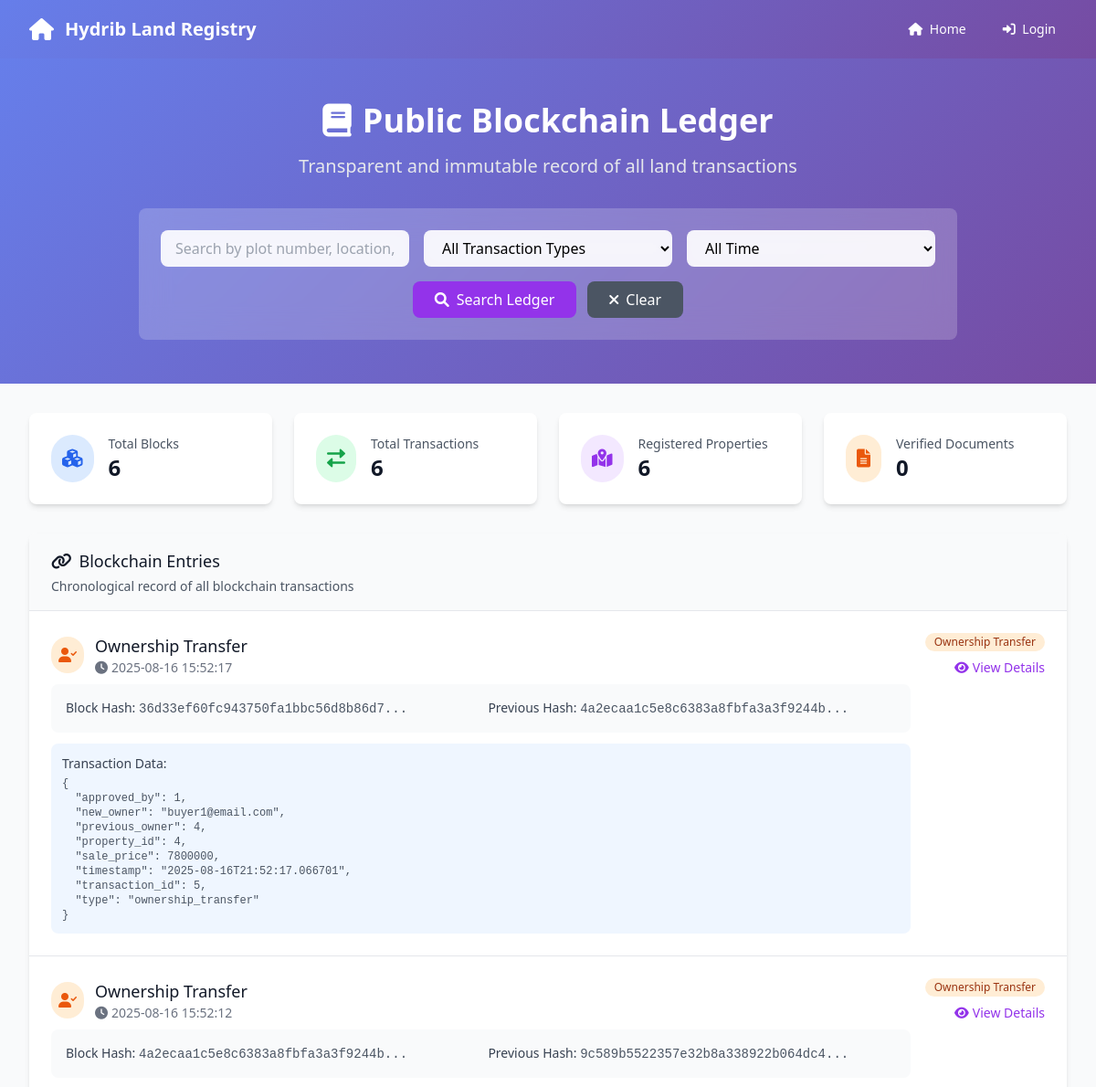
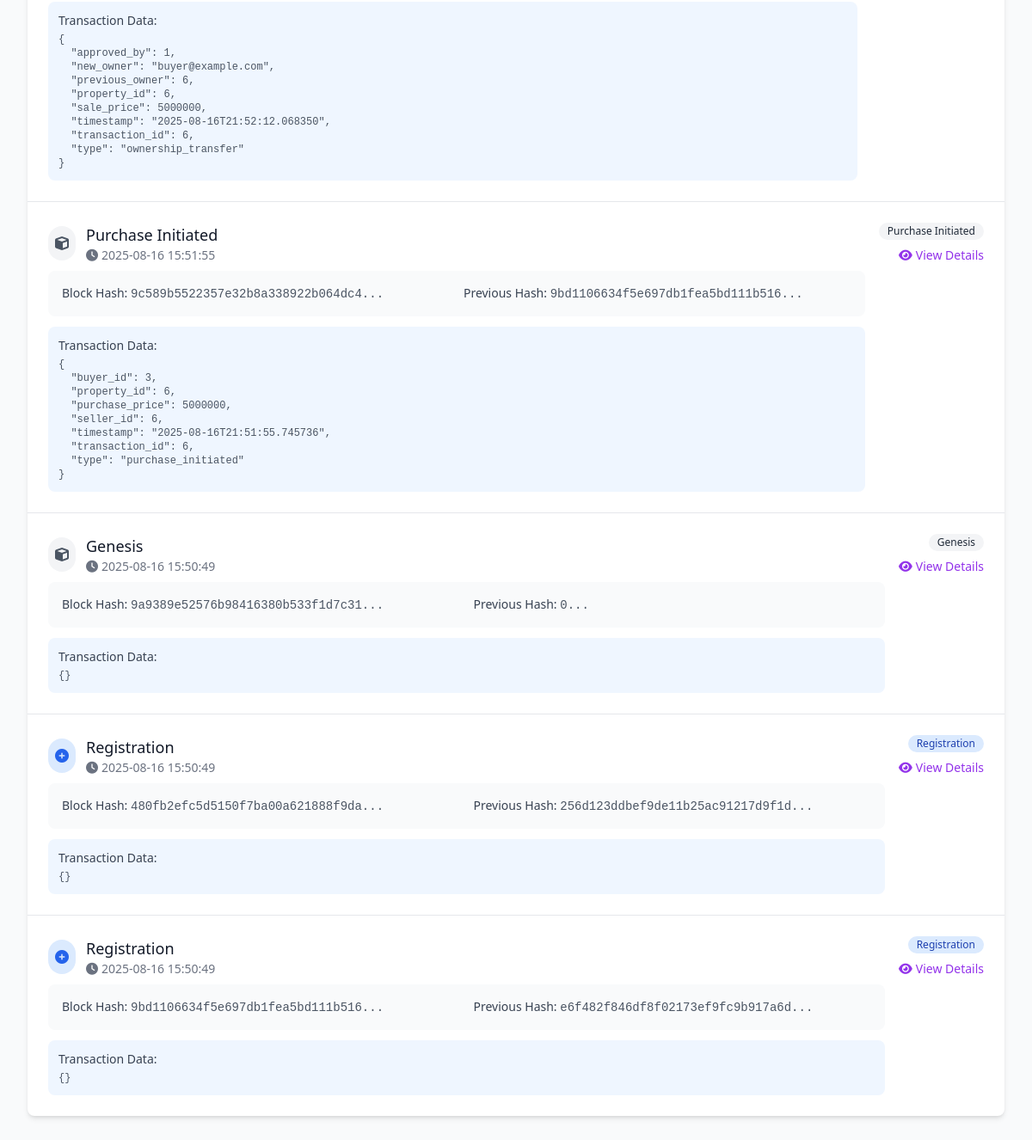
Screenshot of /ledger with the database file from the repository (2 pictures, top to bottom).
### tables this page shows
CREATE TABLE blockchain (
            id INTEGER PRIMARY KEY AUTOINCREMENT,
            block_hash TEXT NOT NULL,
            previous_hash TEXT,
            data TEXT NOT NULL,
            transaction_type TEXT,
            timestamp TIMESTAMP DEFAULT CURRENT_TIMESTAMP
        );

### app.py (the view)
@app.route('/ledger')
def ledger():
    conn = get_db_connection()
    try:
        blockchain_entries = conn.execute('''
            SELECT * FROM blockchain
            ORDER BY timestamp DESC
        ''').fetchall()
        parsed_entries = []
        for entry in blockchain_entries:
            entry_dict = dict(entry)
            try:
                entry_dict['data'] = json.loads(entry_dict['data'])
            except:
                entry_dict['data'] = {}
            parsed_entries.append(entry_dict)
        total_blocks = conn.execute('SELECT COUNT(*) as count FROM blockchain').fetchone()['count']
        total_transactions = conn.execute('SELECT COUNT(*) as count FROM transactions').fetchone()['count']
        total_properties = conn.execute('SELECT COUNT(*) as count FROM land_records').fetchone()['count']
        total_documents = conn.execute('SELECT COUNT(*) as count FROM documents WHERE verification_status = "verified"').fetchone()['count']
        blockchain_stats = {
            'total_blocks': total_blocks,
            'total_transactions': total_transactions,
            'total_properties': total_properties,
            'total_documents': total_documents
        }
        return render_template('ledger.html',
                             blockchain_entries=parsed_entries,
                             blockchain_stats=blockchain_stats)
    except Exception as e:
        flash(f'Error loading ledger: {str(e)}', 'error')
        return redirect(url_for('index'))
    finally:
        conn.close()

### app.py (called while the page is built)
def get_db_connection():
    conn = sqlite3.connect('land_registry.db')
    conn.row_factory = sqlite3.Row
    return conn

### security.py (called while the page is built)
def add_security_headers(response):
    security_headers = {
        'X-Content-Type-Options': 'nosniff',
        'X-Frame-Options': 'DENY',
        'X-XSS-Protection': '1; mode=block',
        'Referrer-Policy': 'strict-origin-when-cross-origin'
    }
    for header, value in security_headers.items():
        response.headers[header] = value
    return response

### templates/ledger.html (shortened to what this page needs)
<!DOCTYPE html>
<html lang="en">
<head>
    <script src="https://cdn.tailwindcss.com"></script>
    <link href="https://cdnjs.cloudflare.com/ajax/libs/font-awesome/6.0.0/css/all.min.css" rel="stylesheet">
</head>
<body class="bg-gray-50">
    <nav class="gradient-bg shadow-lg">
        <div class="max-w-7xl mx-auto px-4 sm:px-6 lg:px-8">
            <div class="flex justify-between h-16">
                <div class="flex items-center">
                    <a href="{{ url_for('index') }}" class="flex items-center">
                        <i class="fas fa-home text-white text-2xl mr-3"></i>
                        <span class="text-white text-xl font-bold">Hydrib Land Registry</span>
                    </a>
                </div>
                <div class="flex items-center space-x-4">
                    <a href="{{ url_for('index') }}" class="text-white hover:text-gray-200 px-3 py-2 rounded-md text-sm font-medium">
                        <i class="fas fa-home mr-1"></i> Home
                    </a>
                    {% if session.user_id %}
                        {% if session.role == 'admin' %}
                            <a href="{{ url_for('admin_dashboard') }}" class="text-white hover:text-gray-200 px-3 py-2 rounded-md text-sm font-medium">
                                <i class="fas fa-tachometer-alt mr-1"></i> Dashboard
                            </a>
                        {% elif session.role == 'owner' %}
                            <a href="{{ url_for('owner_dashboard') }}" class="text-white hover:text-gray-200 px-3 py-2 rounded-md text-sm font-medium">
                                <i class="fas fa-tachometer-alt mr-1"></i> Dashboard
                            </a>
                        {% endif %}
                        <a href="{{ url_for('logout') }}" class="text-white hover:text-gray-200 px-3 py-2 rounded-md text-sm font-medium">
                            <i class="fas fa-sign-out-alt mr-1"></i> Logout
                        </a>
                    {% else %}
                        <a href="{{ url_for('login') }}" class="text-white hover:text-gray-200 px-3 py-2 rounded-md text-sm font-medium">
                            <i class="fas fa-sign-in-alt mr-1"></i> Login
                        </a>
                    {% endif %}
                </div>
            </div>
        </div>
    </nav>
    <div class="gradient-bg py-12">
        <div class="max-w-7xl mx-auto px-4 sm:px-6 lg:px-8">
            <div class="text-center">
                <h1 class="text-4xl font-bold text-white mb-4">
                    <i class="fas fa-book mr-3"></i>Public Blockchain Ledger
                </h1>
                <p class="text-xl text-gray-200 mb-8">Transparent and immutable record of all land transactions</p>
                <div class="bg-white bg-opacity-20 backdrop-filter backdrop-blur-lg rounded-lg p-6 max-w-4xl mx-auto">
                    <div class="grid grid-cols-1 md:grid-cols-3 gap-4">
                        <div>
                            <input type="text" id="searchInput" placeholder="Search by plot number, location, or owner..."
                                   class="w-full px-4 py-2 rounded-lg search-input border-0 focus:ring-2 focus:ring-purple-500 focus:outline-none">
                        </div>
                        <div>
                            <select id="typeFilter" class="w-full px-4 py-2 rounded-lg search-input border-0 focus:ring-2 focus:ring-purple-500 focus:outline-none">
                                <option value="">All Transaction Types</option>
                            </select>
                        </div>
                        <div>
                            <select id="dateFilter" class="w-full px-4 py-2 rounded-lg search-input border-0 focus:ring-2 focus:ring-purple-500 focus:outline-none">
                                <option value="">All Time</option>
                            </select>
                        </div>
                    </div>
                    <div class="mt-4 flex justify-center">
                        <button onclick="applyFilters()" class="bg-purple-600 hover:bg-purple-700 text-white px-6 py-2 rounded-lg font-medium transition duration-300">
                            <i class="fas fa-search mr-2"></i>Search Ledger
                        </button>
                        <button onclick="clearFilters()" class="ml-3 bg-gray-600 hover:bg-gray-700 text-white px-6 py-2 rounded-lg font-medium transition duration-300">
                            <i class="fas fa-times mr-2"></i>Clear
                        </button>
                    </div>
                </div>
            </div>
        </div>
    </div>
    <div class="max-w-7xl mx-auto px-4 sm:px-6 lg:px-8 py-8">
        <div class="grid grid-cols-1 md:grid-cols-4 gap-6 mb-8">
            <div class="bg-white rounded-lg shadow-md p-6 card-hover">
                <div class="flex items-center">
                    <div class="p-3 rounded-full bg-blue-100 text-blue-600">
                        <i class="fas fa-cubes text-xl"></i>
                    </div>
                    <div class="ml-4">
                        <p class="text-sm font-medium text-gray-600">Total Blocks</p>
                        <p class="text-2xl font-bold text-gray-900" id="totalBlocks">{{ blockchain_stats.total_blocks or 0 }}</p>
                    </div>
                </div>
            </div>
            <div class="bg-white rounded-lg shadow-md p-6 card-hover">
                <div class="flex items-center">
                    <div class="p-3 rounded-full bg-green-100 text-green-600">
                        <i class="fas fa-exchange-alt text-xl"></i>
                    </div>
                    <div class="ml-4">
                        <p class="text-sm font-medium text-gray-600">Total Transactions</p>
                        <p class="text-2xl font-bold text-gray-900" id="totalTransactions">{{ blockchain_stats.total_transactions or 0 }}</p>
                    </div>
                </div>
            </div>
            <div class="bg-white rounded-lg shadow-md p-6 card-hover">
                <div class="flex items-center">
                    <div class="p-3 rounded-full bg-purple-100 text-purple-600">
                        <i class="fas fa-map-marked-alt text-xl"></i>
                    </div>
                    <div class="ml-4">
                        <p class="text-sm font-medium text-gray-600">Registered Properties</p>
                        <p class="text-2xl font-bold text-gray-900" id="totalProperties">{{ blockchain_stats.total_properties or 0 }}</p>
                    </div>
                </div>
            </div>
            <div class="bg-white rounded-lg shadow-md p-6 card-hover">
                <div class="flex items-center">
                    <div class="p-3 rounded-full bg-orange-100 text-orange-600">
                        <i class="fas fa-file-alt text-xl"></i>
                    </div>
                    <div class="ml-4">
                        <p class="text-sm font-medium text-gray-600">Verified Documents</p>
                        <p class="text-2xl font-bold text-gray-900" id="totalDocuments">{{ blockchain_stats.total_documents or 0 }}</p>
                    </div>
                </div>
            </div>
        </div>
        <div class="bg-white rounded-lg shadow-md overflow-hidden">
            <div class="px-6 py-4 bg-gray-50 border-b border-gray-200">
                <h3 class="text-lg font-medium text-gray-900">
                    <i class="fas fa-link mr-2"></i>Blockchain Entries
                </h3>
                <p class="text-sm text-gray-600 mt-1">Chronological record of all blockchain transactions</p>
            </div>
            <div id="ledgerEntries" class="divide-y divide-gray-200">
                {% for entry in blockchain_entries %}
                <div class="p-6 ledger-entry" data-type="{{ entry.transaction_type }}" data-date="{{ entry.timestamp }}">
                    <div class="flex items-start justify-between">
                        <div class="flex-1">
                            <div class="flex items-center mb-2">
                                <div class="p-2 rounded-full mr-3
                                    {% if entry.transaction_type == 'registration' %}bg-blue-100 text-blue-600
                                    {% elif entry.transaction_type == 'transfer' %}bg-green-100 text-green-600
                                    {% elif entry.transaction_type == 'verification' %}bg-purple-100 text-purple-600
                                    {% elif entry.transaction_type == 'ownership_transfer' %}bg-orange-100 text-orange-600
                                    {% else %}bg-gray-100 text-gray-600{% endif %}">
                                    {% if entry.transaction_type == 'registration' %}
                                        <i class="fas fa-plus-circle"></i>
                                    {% elif entry.transaction_type == 'transfer' %}
                                        <i class="fas fa-exchange-alt"></i>
                                    {% elif entry.transaction_type == 'verification' %}
                                        <i class="fas fa-check-circle"></i>
                                    {% elif entry.transaction_type == 'ownership_transfer' %}
                                        <i class="fas fa-user-check"></i>
                                    {% else %}
                                        <i class="fas fa-cube"></i>
                                    {% endif %}
                                </div>
                                <div>
                                    <h4 class="text-lg font-medium text-gray-900 capitalize">{{ entry.transaction_type.replace('_', ' ') }}</h4>
                                    <p class="text-sm text-gray-500">
                                        <i class="fas fa-clock mr-1"></i>{{ entry.timestamp[:19].replace('T', ' ') if entry.timestamp else 'N/A' }}
                                    </p>
                                </div>
                            </div>
                            <div class="bg-gray-50 rounded-lg p-4 mb-3">
                                <div class="grid grid-cols-1 md:grid-cols-2 gap-4 text-sm">
                                    <div>
                                        <span class="font-medium text-gray-700">Block Hash:</span>
                                        <span class="text-gray-600 font-mono break-all">{{ entry.block_hash[:32] }}...</span>
                                    </div>
                                    <div>
                                        <span class="font-medium text-gray-700">Previous Hash:</span>
                                        <span class="text-gray-600 font-mono break-all">{{ entry.previous_hash[:32] if entry.previous_hash else 'Genesis Block' }}...</span>
                                    </div>
                                </div>
                            </div>
                            <div class="text-sm text-gray-700">
                                <div class="bg-blue-50 rounded-lg p-3">
                                    <span class="font-medium">Transaction Data:</span>
                                    <pre class="mt-1 text-xs text-gray-600 whitespace-pre-wrap">{{ entry.data | tojson(indent=2) }}</pre>
                                </div>
                            </div>
                        </div>
                        <div class="ml-4 flex flex-col items-end">
                            <span class="inline-flex items-center px-2.5 py-0.5 rounded-full text-xs font-medium
                                {% if entry.transaction_type == 'registration' %}bg-blue-100 text-blue-800
                                {% elif entry.transaction_type == 'transfer' %}bg-green-100 text-green-800
                                {% elif entry.transaction_type == 'verification' %}bg-purple-100 text-purple-800
                                {% elif entry.transaction_type == 'ownership_transfer' %}bg-orange-100 text-orange-800
                                {% else %}bg-gray-100 text-gray-800{% endif %}">
                                {{ entry.transaction_type.replace('_', ' ').title() }}
                            </span>
                            <button onclick="viewBlockDetails('{{ entry.id }}')" class="mt-2 text-purple-600 hover:text-purple-800 text-sm font-medium">
                                <i class="fas fa-eye mr-1"></i>View Details
                            </button>
                        </div>
                    </div>
                </div>
                {% else %}
                <div class="p-8 text-center">
                    <i class="fas fa-cube text-4xl text-gray-400 mb-4"></i>
                    <h3 class="text-lg font-medium text-gray-900 mb-2">No Blockchain Entries</h3>
                    <p class="text-gray-600">The blockchain ledger is empty. Entries will appear here as transactions are processed.</p>
                </div>
                {% endfor %}
            </div>
        </div>
    </div>
</body>
</html>

### templates/ledger.html (style rules this page uses)
.gradient-bg { background: linear-gradient(135deg, #667eea 0%, #764ba2 100%); }
.card-hover { transition: all 0.3s ease; }
.search-input { background: rgba(255, 255, 255, 0.9); backdrop-filter: blur(10px); }

### rows the page displays
blockchain: transaction_type.replace "Ownership Transfer", timestamp "2025-08-16 15:52:17", block_hash "36d33ef60fc943750fa1bbc56d8b86d7", previous_hash "4a2ecaa1c5e8c6383a8fbfa3a3f9244b", data|tojson "{ \"approved_by\": 1, \"new_owner\": \"buyer1@email.com\", \"previous_owner\": 4, \"property_id\": 4, \"sale_price\": 7800000, \"timestamp\": \"2025-08-16T21:52:17.066701\", \"transaction_id\": 5, \"type\": \"ownership_transfer\" }"
blockchain: transaction_type.replace "Ownership Transfer", timestamp "2025-08-16 15:52:12", block_hash "4a2ecaa1c5e8c6383a8fbfa3a3f9244b", previous_hash "9c589b5522357e32b8a338922b064dc4", data|tojson "{ \"approved_by\": 1, \"new_owner\": \"buyer@example.com\", \"previous_owner\": 6, \"property_id\": 6, \"sale_price\": 5000000, \"timestamp\": \"2025-08-16T21:52:12.068350\", \"transaction_id\": 6, \"type\": \"ownership_transfer\" }"
blockchain: transaction_type.replace "Purchase Initiated", timestamp "2025-08-16 15:51:55", block_hash "9c589b5522357e32b8a338922b064dc4", previous_hash "9bd1106634f5e697db1fea5bd111b516", data|tojson "{ \"buyer_id\": 3, \"property_id\": 6, \"purchase_price\": 5000000, \"seller_id\": 6, \"timestamp\": \"2025-08-16T21:51:55.745736\", \"transaction_id\": 6, \"type\": \"purchase_initiated\" }"
blockchain: transaction_type.replace "Genesis", timestamp "2025-08-16 15:50:49", block_hash "9a9389e52576b98416380b533f1d7c31", previous_hash "0", data|tojson "{}"
blockchain: transaction_type.replace "Registration", timestamp "2025-08-16 15:50:49", block_hash "480fb2efc5d5150f7ba00a621888f9da", previous_hash "256d123ddbef9de11b25ac91217d9f1d", data|tojson "{}"
blockchain: transaction_type.replace "Registration", timestamp "2025-08-16 15:50:49", block_hash "9bd1106634f5e697db1fea5bd111b516", previous_hash "e6f482f846df8f02173ef9fc9b917a6d", data|tojson "{}"

### other values shown
{{ blockchain_stats.total_blocks or 0 }} "6"
{{ blockchain_stats.total_transactions or 0 }} "6"
{{ blockchain_stats.total_properties or 0 }} "6"
{{ blockchain_stats.total_documents or 0 }} "0"
